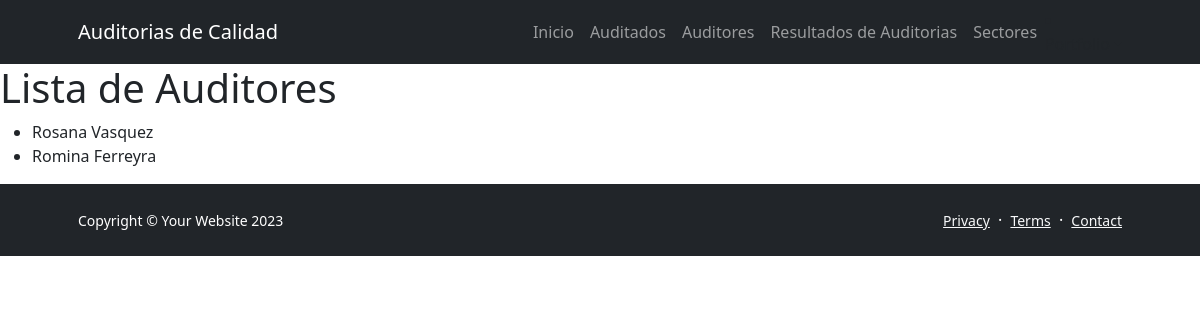
The page /AppAuditoria/auditores/ on the database as committed earlier.
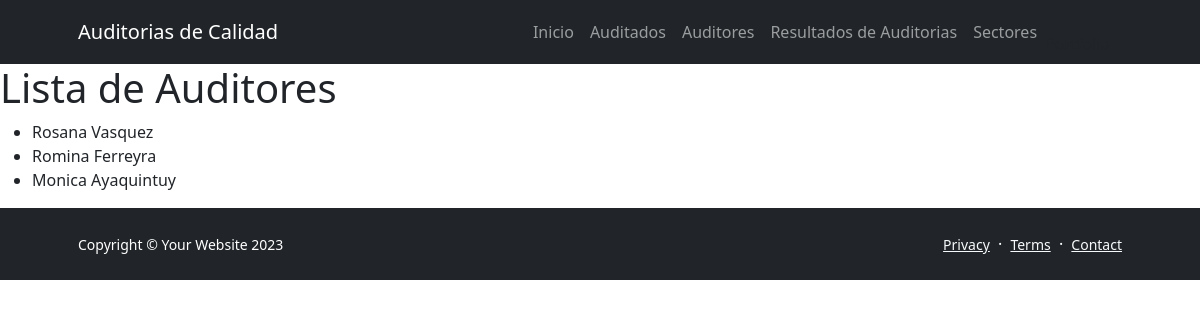
The same page on the database as committed later.
### AppAuditoria/models.py (models this page shows, shortened)
class Auditor(models.Model):
    nombre = models.CharField(max_length=100)
    apellido = models.CharField(max_length=100)
    email = models.EmailField()

### AppAuditoria/views.py (the view)
# urls.py: path('auditores/', views.listar_auditores, name='lista_auditores'),
def listar_auditores(request):
    auditores = Auditor.objects.all()
    return render(request, 'appauditoria/lista_auditores.html', {'auditores': auditores})

### AppAuditoria/templates/AppAuditoria/lista_auditores.html (shortened to what this page needs)
<!DOCTYPE html>
{% extends 'AppAuditoria/base.html' %}
{% load static %}
{% block section1 %}
<html>
<head>
</head>
<body>
    <h1>Lista de Auditores</h1>
    <ul>
        {% for auditor in auditores %}
            <li>{{ auditor.nombre }} {{ auditor.apellido }}</li>
        {% endfor %}
    </ul>
</body>
</html>
{% endblock %}

Rows that differ between the two databases and show on the page:
added Auditor: nombre "Monica", apellido "Ayaquintuy"
